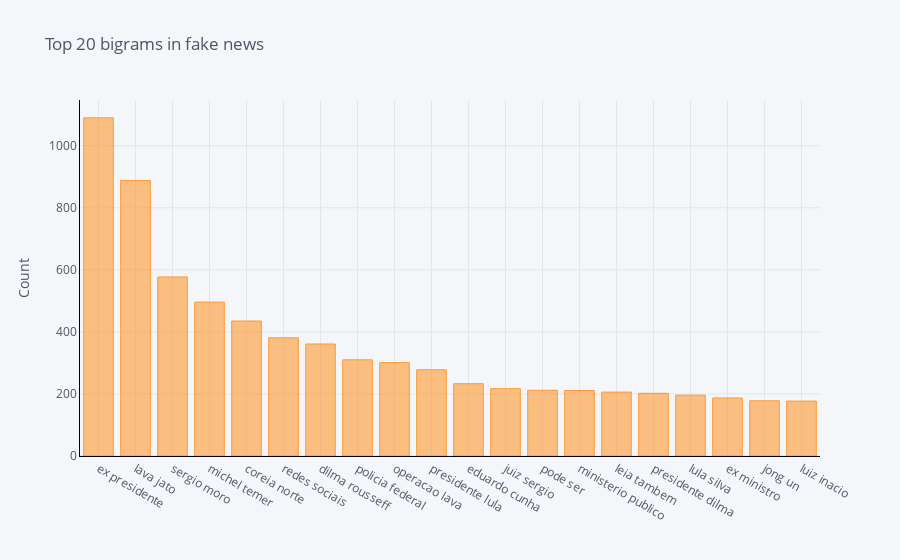

This figure's notebook cell:
### Code cell
common_bigrams_fake = get_top_n_bigram(
    df.loc[df["label"] == "fake"]["preprocessed_news"], 20
)
dfbf = pd.DataFrame(common_bigrams_fake, columns=["preprocessed_news", "count"])
dfbf.groupby("preprocessed_news").sum()["count"].sort_values(ascending=False).iplot(
    kind="bar", yTitle="Count", linecolor="black", title="Top 20 bigrams in fake news"
)

### Figure 1 — Plotly figure (JSON) as saved in the notebook; plotly's stock layout.template omitted (floating-point values rounded to 4 significant figures)
{"data": [{"marker": {"color": "rgba(255, 153, 51, 0.6)", "line": {"color": "rgba(255, 153, 51, 1.0)", "width": 1}}, "name": "count", "orientation": "v", "text": "", "type": "bar", "x": ["ex presidente", "lava jato", "sergio moro", "michel temer", "coreia norte", "redes sociais", "dilma rousseff", "policia federal", "operacao lava", "presidente lula", "eduardo cunha", "juiz sergio", "pode ser", "ministerio publico", "leia tambem", "presidente dilma", "lula silva", "ex ministro", "jong un", "luiz inacio"], "y": [1090, 888, 577, 496, 435, 381, 361, 310, 301, 278, 233, 217, 212, 211, 206, 202, 196, 187, 178, 177]}], "layout": {"legend": {"bgcolor": "#F5F6F9", "font": {"color": "#4D5663"}}, "paper_bgcolor": "#F5F6F9", "plot_bgcolor": "#F5F6F9", "title": {"font": {"color": "#4D5663"}, "text": "Top 20 bigrams in fake news"}, "xaxis": {"gridcolor": "#E1E5ED", "linecolor": "black", "showgrid": true, "tickfont": {"color": "#4D5663"}, "title": {"font": {"color": "#4D5663"}, "text": ""}, "zerolinecolor": "#E1E5ED"}, "yaxis": {"gridcolor": "#E1E5ED", "linecolor": "black", "showgrid": true, "tickfont": {"color": "#4D5663"}, "title": {"font": {"color": "#4D5663"}, "text": "Count"}, "zerolinecolor": "#E1E5ED"}}}
